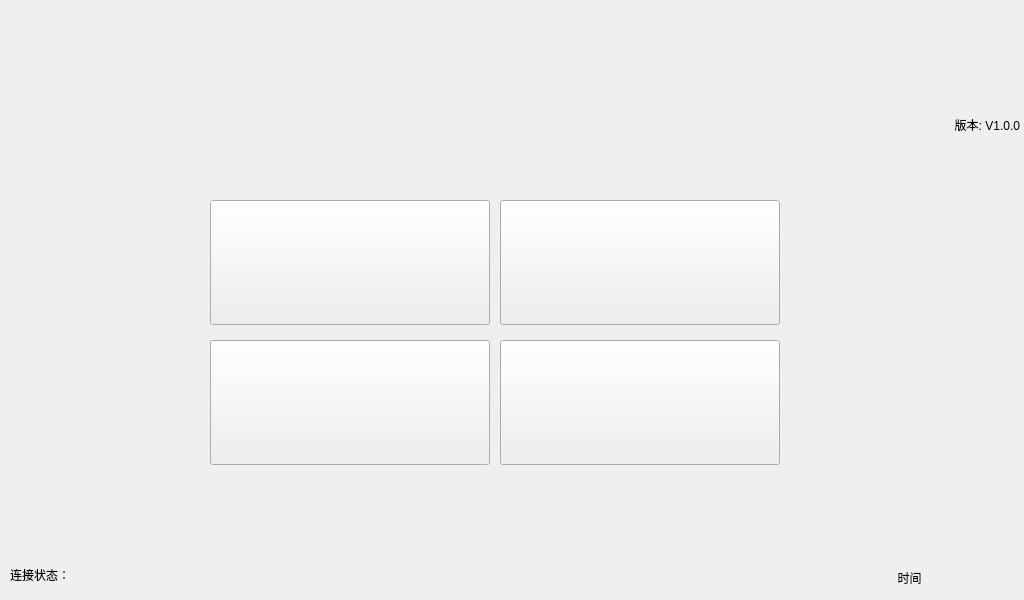
<?xml version="1.0" encoding="UTF-8"?>
<ui version="4.0">
 <class>MainWindow</class>
 <widget class="QMainWindow" name="MainWindow">
  <property name="geometry">
   <rect>
    <x>0</x>
    <y>0</y>
    <width>1024</width>
    <height>600</height>
   </rect>
  </property>
  <property name="windowTitle">
   <string>MainWindow</string>
  </property>
  <property name="styleSheet">
   <string notr="true"/>
  </property>
  <widget class="QWidget" name="centralWidget">
   <widget class="QPushButton" name="outputBtn">
    <property name="geometry">
     <rect>
      <x>210</x>
      <y>340</y>
      <width>280</width>
      <height>125</height>
     </rect>
    </property>
    <property name="styleSheet">
     <string notr="true">border-image: url(:/image/unit.jpg);</string>
    </property>
    <property name="text">
     <string/>
    </property>
   </widget>
   <widget class="QPushButton" name="totalBtn">
    <property name="geometry">
     <rect>
      <x>210</x>
      <y>200</y>
      <width>280</width>
      <height>125</height>
     </rect>
    </property>
    <property name="styleSheet">
     <string notr="true">border-image: url(:/image/elec.jpg);</string>
    </property>
    <property name="text">
     <string/>
    </property>
   </widget>
   <widget class="QPushButton" name="thresholdBtn">
    <property name="geometry">
     <rect>
      <x>500</x>
      <y>200</y>
      <width>280</width>
      <height>125</height>
     </rect>
    </property>
    <property name="styleSheet">
     <string notr="true">border-image: url(:/image/set.jpg);</string>
    </property>
    <property name="text">
     <string/>
    </property>
   </widget>
   <widget class="QPushButton" name="logBtn">
    <property name="geometry">
     <rect>
      <x>500</x>
      <y>340</y>
      <width>280</width>
      <height>125</height>
     </rect>
    </property>
    <property name="styleSheet">
     <string notr="true">border-image: url(:/image/log.jpg);</string>
    </property>
    <property name="text">
     <string/>
    </property>
   </widget>
   <widget class="QLabel" name="statusLab">
    <property name="geometry">
     <rect>
      <x>10</x>
      <y>560</y>
      <width>581</width>
      <height>30</height>
     </rect>
    </property>
    <property name="text">
     <string>连接状态：</string>
    </property>
   </widget>
   <widget class="QPushButton" name="timeBtn">
    <property name="geometry">
     <rect>
      <x>799</x>
      <y>560</y>
      <width>221</width>
      <height>35</height>
     </rect>
    </property>
    <property name="focusPolicy">
     <enum>Qt::NoFocus</enum>
    </property>
    <property name="text">
     <string>时间</string>
    </property>
    <property name="default">
     <bool>false</bool>
    </property>
    <property name="flat">
     <bool>true</bool>
    </property>
   </widget>
   <widget class="QLabel" name="label_2">
    <property name="geometry">
     <rect>
      <x>900</x>
      <y>110</y>
      <width>120</width>
      <height>30</height>
     </rect>
    </property>
    <property name="text">
     <string>版本: V1.0.0</string>
    </property>
    <property name="alignment">
     <set>Qt::AlignRight|Qt::AlignTrailing|Qt::AlignVCenter</set>
    </property>
   </widget>
   <widget class="QWidget" name="widget" native="true">
    <property name="geometry">
     <rect>
      <x>0</x>
      <y>0</y>
      <width>1024</width>
      <height>111</height>
     </rect>
    </property>
    <property name="styleSheet">
     <string notr="true">border-image: url(:/image/title_back.jpg);</string>
    </property>
   </widget>
  </widget>
 </widget>
 <layoutdefault spacing="6" margin="11"/>
 <resources/>
 <connections/>
</ui>
